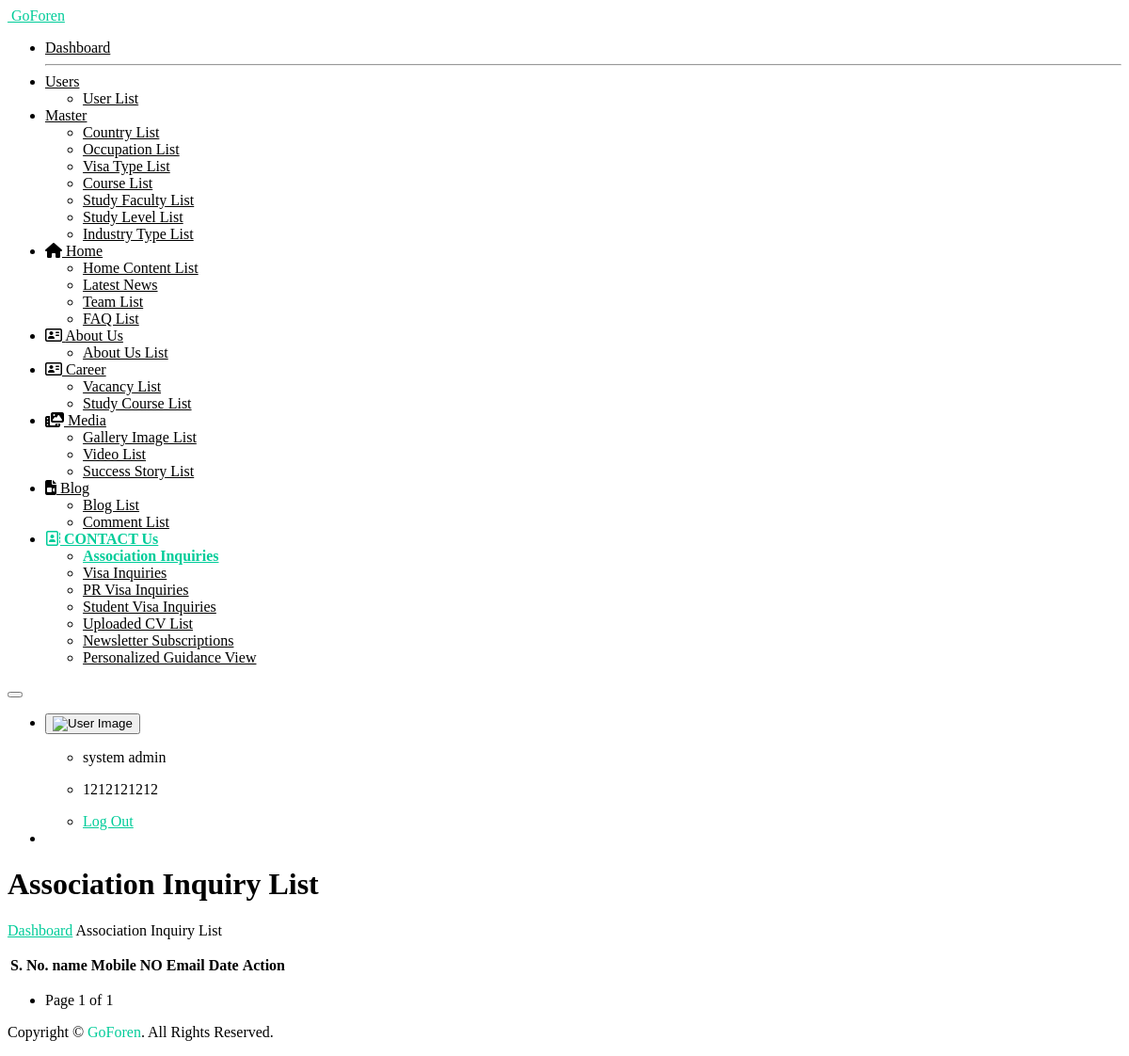
/association_list/ (signed in), run on an earlier commit of the app's database.
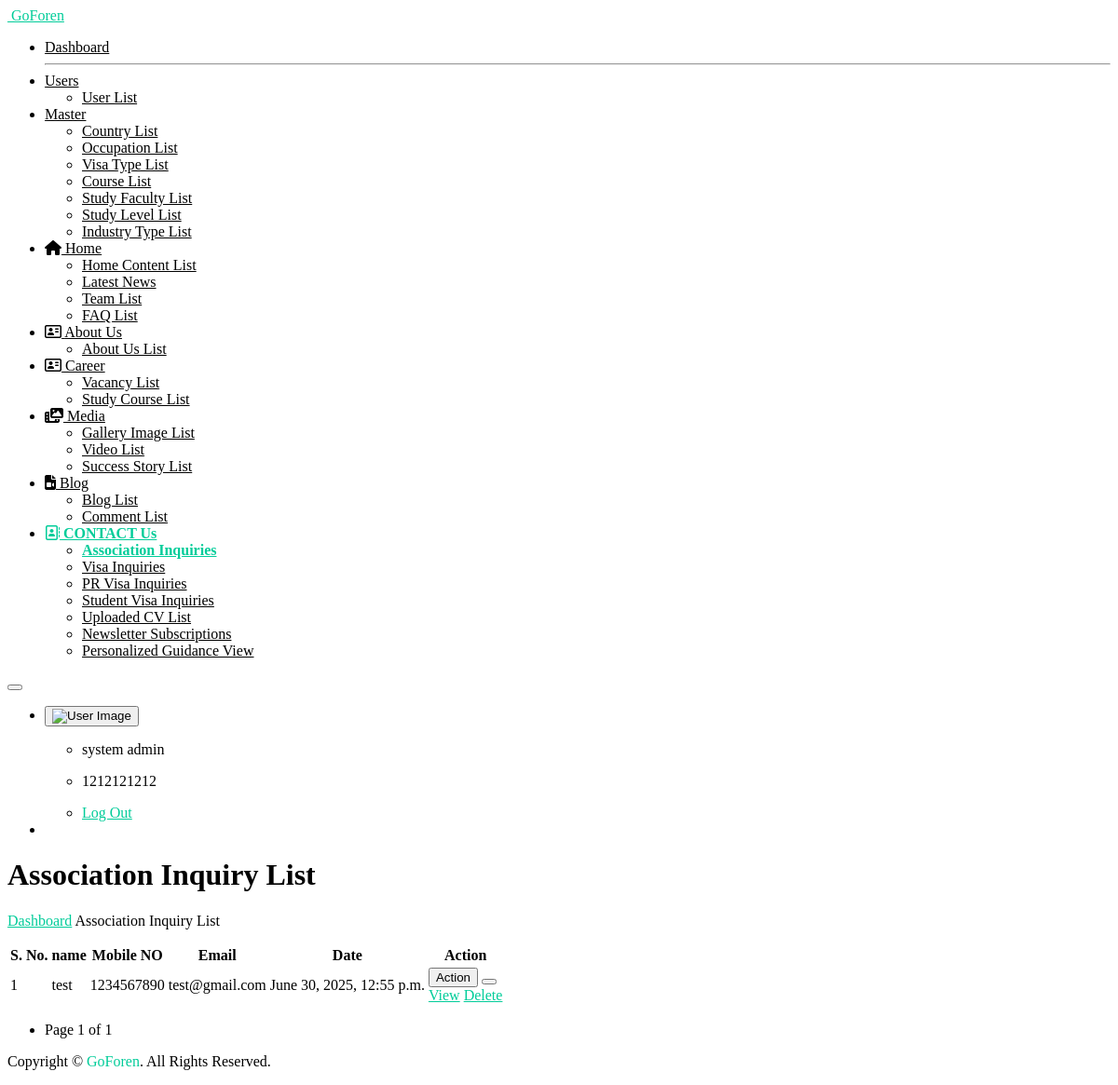
And on a later commit of the database.
### myapp/models.py (models this page shows, shortened)
class tbl_inquiry_association(models.Model):
    form_name = models.CharField(max_length=100, default="")
    name = models.CharField(max_length=100)
    email = models.EmailField()
    number = models.CharField(max_length=15)
    present_occupation = models.CharField(max_length=50, null=True)
    additional_query = models.TextField(blank=True, null=True)
    created_at = models.DateTimeField(auto_now_add=True)
    updated_at = models.DateTimeField(auto_now=True)
    class Meta:
        db_table = 'tbl_inquiry_association'

### myapp/views.py (the view)
    def wrapper(request, *args, **kwargs):
        if 'user_id' not in request.session:
            return redirect('open_sign_in_page')
        return view_func(request, *args, **kwargs)

### myapp/views.py (called while the page is built)
def login_required_custom(view_func):
    def wrapper(request, *args, **kwargs):
        if 'user_id' not in request.session:
            return redirect('open_sign_in_page')
        return view_func(request, *args, **kwargs)
    return wrapper

@login_required_custom
def association_list(request):
    queryset = tbl_inquiry_association.objects.all().order_by("-id")
    paginator = Paginator(queryset, 10)
    page_number = request.GET.get('page')
    page_obj = paginator.get_page(page_number)
    context = {
        "record_name": "Association Inquiry",
        "vacancies": page_obj.object_list,
        "page_obj": page_obj,
        "add_success": request.session.pop("add_success", None),
        "update_success": request.session.pop("update_success", None),
        "delete_success": request.session.pop("delete_success", None),
    }
    return render(request, "association-list.html", context)

### templates/association-list.html (shortened to what this page needs)
{% extends "base.html" %}
{% load static %}
{%  block start %}
			<div class="ec-content-wrapper">
				<div class="content">
					<div class="breadcrumb-wrapper d-flex align-items-center justify-content-between">
						<div>
							<h1>Association Inquiry List</h1>
							<p class="breadcrumbs"><span><a href="{% url 'dashboard_view' %}">Dashboard</a></span>
								<span></span>Association Inquiry List</p>
						</div>
					</div>
					<div class="row">
						<div class="col-12">
							<div class="card card-default">
								<div class="card-body">
									<div class="table-responsive">
										<table id="responsive-data-table" class="table">
											<thead>
												<tr>
													<th>S. No.</th>
													<th>name</th>
													<th>Mobile NO</th>
													<th>Email</th>
													<th>Date</th>
                                                    <th>Action</th>
												</tr>
											</thead>
											<tbody>
                                                {% for i in page_obj %}
												<tr>
													<td>{{forloop.counter}}</td>
													<td>{{i.name}}</td>
													<td>{{i.number}}</td>
													<td>{{i.email}}</td>
													<td>{{i.created_at}}</td>
													<td>
														<div class="btn-group mb-1">
															<button type="button"
																class="btn btn-outline-success">Action</button>
															<button type="button"
																class="btn btn-outline-success dropdown-toggle dropdown-toggle-split"
																data-bs-toggle="dropdown" aria-haspopup="true"
																aria-expanded="false" data-display="static">
															</button>
															<div class="dropdown-menu">
                                                                <a class="dropdown-item" href="{% url 'association_view' i.id %}">View</a>
                                                                <a href="javascript:void(0);" class="dropdown-item delete-btn" data-url="{% url 'delete_association' i.id %}">Delete</a>
															</div>
															</div>
													</td>
												</tr>
                                                {% endfor %}
											</tbody>
										</table>
										<div class="pagination justify-content-center mt-3" style="justify-content: left !important;">
    <nav>
        <ul class="pagination">
            <li class="page-item disabled">
                <span class="page-link">
                    Page {{ page_obj.number }} of {{ page_obj.paginator.num_pages }}
                </span>
            </li>
        </ul>
    </nav>
</div>
									</div>
								</div>
							</div>
						</div>
					</div>
				</div>
			</div>
{%  endblock %}

What changed in the data, as far as the page shows it:
added tbl_inquiry_association: name "test", number "1234567890", email "test@gmail.com", created_at "June 30, 2025, 12:55 p.m."
